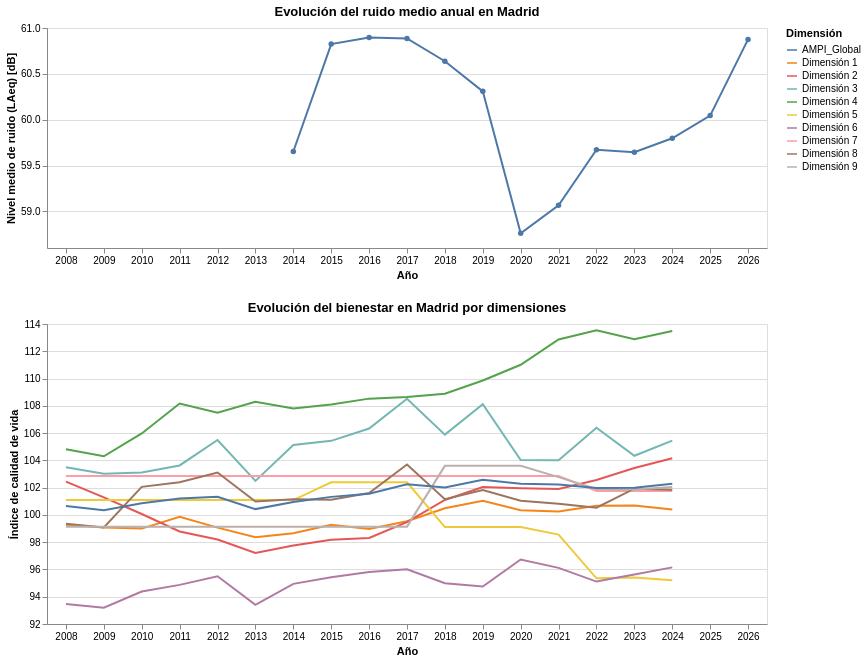

Notebook code for this chart:
### Code cell
#VISUALIZACIÓN OS02-A02: Dos gráficos. 
#(1) Ruiedo medio anual en Madrid.
#(2) Evolución del bienestar por dimensiones

# -------------------------
# Gráfico 1: Ruido medio anual
# -------------------------
chart_ruido = (
    alt.Chart(df_ruido_madrid_anual).mark_line(point=True)
    .encode(
        x=alt.X("año:O", title="Año", axis=alt.Axis(labelAngle=0)),
        y=alt.Y("laeq_medio:Q", title="Nivel medio de ruido (LAeq) [dB]", scale=alt.Scale(zero=False)),
        tooltip=[
            alt.Tooltip("año:O", title="Año"),
            alt.Tooltip("laeq_medio:Q", title="LAeq medio", format=".2f")
        ]
    )
    .properties(width=720, height=220, title="Evolución del ruido medio anual en Madrid")
)

# -------------------------
# Gráfico 2: Bienestar Madrid (por dimensiones)
# -------------------------
chart_bienestar = (
    alt.Chart(df_bienestar_madrid_long)
    .mark_line()
    .encode(
        x=alt.X("año:O", title="Año", axis=alt.Axis(labelAngle=0)),
        y=alt.Y("indice_calidad_vida:Q", title="Índice de calidad de vida", scale=alt.Scale(zero=False)),
        color=alt.Color("dimension:N", title="Dimensión"),
        tooltip=[
            alt.Tooltip("dimension:N", title="Dimensión"),
            alt.Tooltip("año:O", title="Año"),
            alt.Tooltip("indice_calidad_vida:Q", title="Índice", format=".2f")
        ]
    )
    .properties(width=720, height=300, title="Evolución del bienestar en Madrid por dimensiones")
)

# -------------------------
# Visualización final OS02-A02
# -------------------------
vis_os02_a02 = alt.vconcat(chart_ruido, chart_bienestar).resolve_scale(x="shared")

vis_os02_a02

### Figure 1 — Vega-Lite specification as saved in the notebook (floating-point values rounded to 4 significant figures; data arrays with more than 128 entries replaced by an {"elided": "..."} marker saying what was removed)
{"$schema": "https://vega.github.io/schema/vega-lite/v5.20.1.json", "config": {"view": {"continuousHeight": 300, "continuousWidth": 300}}, "datasets": {"data-063bc2eaa83a236d3eb5b99a003e240f": [{"año": 2014, "laeq_medio": 59.65}, {"año": 2015, "laeq_medio": 60.82}, {"año": 2016, "laeq_medio": 60.9}, {"año": 2017, "laeq_medio": 60.89}, {"año": 2018, "laeq_medio": 60.64}, {"año": 2019, "laeq_medio": 60.31}, {"año": 2020, "laeq_medio": 58.76}, {"año": 2021, "laeq_medio": 59.07}, {"año": 2022, "laeq_medio": 59.67}, {"año": 2023, "laeq_medio": 59.64}, {"año": 2024, "laeq_medio": 59.8}, {"año": 2025, "laeq_medio": 60.04}, {"año": 2026, "laeq_medio": 60.88}], "data-6b6641937b57fc04cb50bdc00ccdfa17": {"elided": "170 records"}}, "resolve": {"scale": {"x": "shared"}}, "vconcat": [{"data": {"name": "data-063bc2eaa83a236d3eb5b99a003e240f"}, "encoding": {"tooltip": [{"field": "año", "title": "Año", "type": "ordinal"}, {"field": "laeq_medio", "format": ".2f", "title": "LAeq medio", "type": "quantitative"}], "x": {"axis": {"labelAngle": 0}, "field": "año", "title": "Año", "type": "ordinal"}, "y": {"field": "laeq_medio", "scale": {"zero": false}, "title": "Nivel medio de ruido (LAeq) [dB]", "type": "quantitative"}}, "height": 220, "mark": {"point": true, "type": "line"}, "title": "Evolución del ruido medio anual en Madrid", "width": 720}, {"data": {"name": "data-6b6641937b57fc04cb50bdc00ccdfa17"}, "encoding": {"color": {"field": "dimension", "title": "Dimensión", "type": "nominal"}, "tooltip": [{"field": "dimension", "title": "Dimensión", "type": "nominal"}, {"field": "año", "title": "Año", "type": "ordinal"}, {"field": "indice_calidad_vida", "format": ".2f", "title": "Índice", "type": "quantitative"}], "x": {"axis": {"labelAngle": 0}, "field": "año", "title": "Año", "type": "ordinal"}, "y": {"field": "indice_calidad_vida", "scale": {"zero": false}, "title": "Índice de calidad de vida", "type": "quantitative"}}, "height": 300, "mark": {"type": "line"}, "title": "Evolución del bienestar en Madrid por dimensiones", "width": 720}]}
